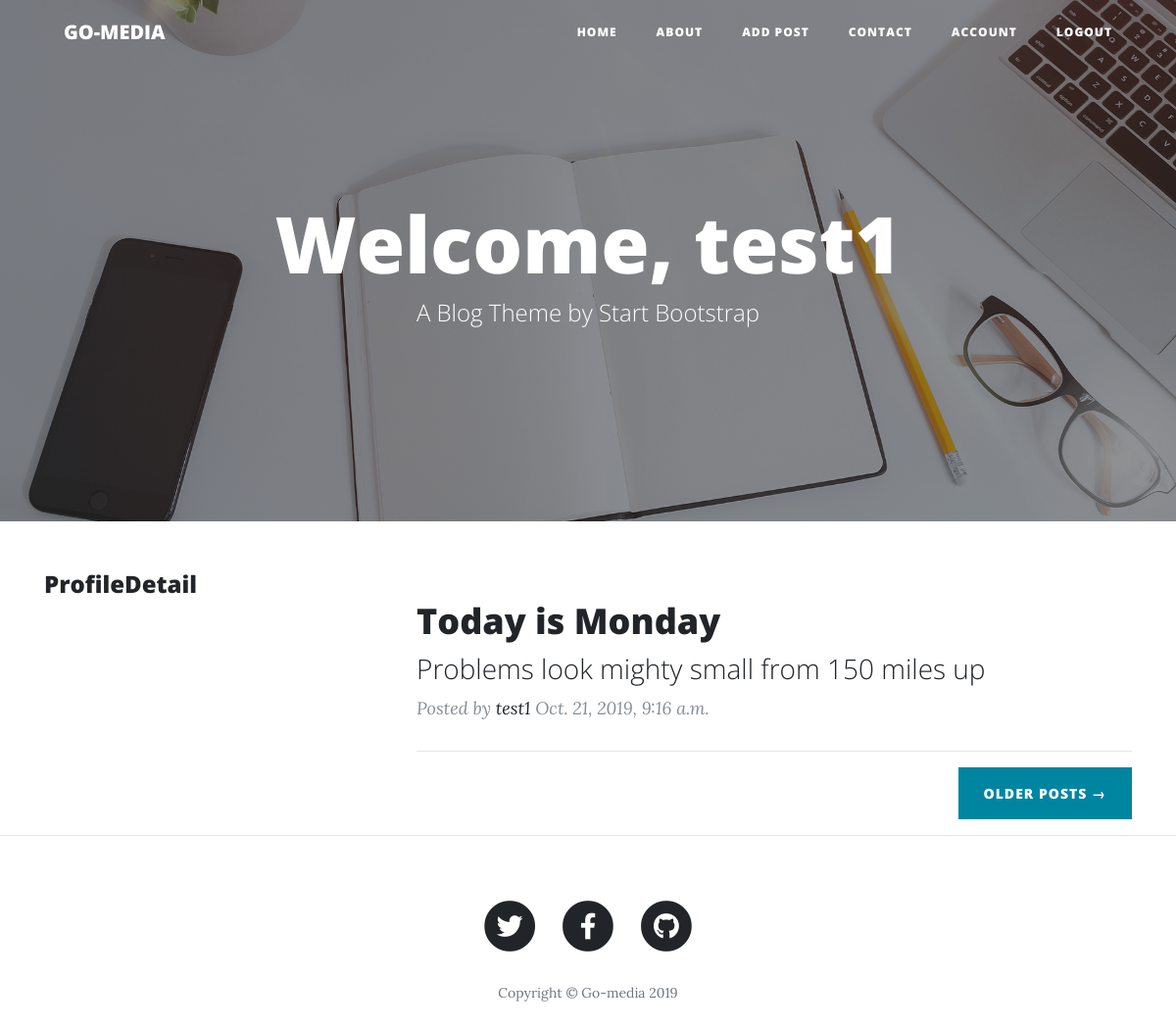
The page /test1/profile/ (signed in) on the database its author committed.
### posts/models.py (models this page shows, shortened)
class Post(models.Model):
    title = models.CharField(max_length = 200)
    slug = models.SlugField(allow_unicode = True, unique = True)
    text = models.TextField()
    featured_image = models.ImageField(upload_to = 'images', default='/images/gig.png')
    publish_date = models.DateTimeField(auto_now = True)
    user = models.ForeignKey(User, related_name = 'posts', null = True, on_delete=models.CASCADE)
    class Meta:
        ordering = ['-publish_date']

### userprofile/views.py (the view)
# urls.py: path('<username>/profile/', views.ProfileDetail.as_view(), name = 'profile'),
class ProfileDetail(generic.ListView):
    model = UserProfile
    template_name = 'userprofile/profile_detail.html'
    def get_queryset(self):
        try:
            self.post_user = User.objects.prefetch_related('posts').get(username__iexact=self.kwargs.get('username'))
        except User.DoesNotExist:
            raise Http404
        else:
            return self.post_user.posts.all()
    def get_context_data(self, **kwargs):
        context = super().get_context_data(**kwargs)
        context['post_user'] = self.post_user
        return context

### userprofile/templates/userprofile/profile_detail.html (shortened to what this page needs)
{% extends 'base.html' %}
{% block content %}
  <header class="masthead" style="background-image: url('/static/img/home-bg.jpg')">
    <div class="overlay"></div>
    <div class="container">
      <div class="row">
        <div class="col-lg-8 col-md-10 mx-auto">
          <div class="site-heading">
            <h1>Welcome, {{ user.username }}</h1>
            <span class="subheading">A Blog Theme by Start Bootstrap</span>
          </div>
        </div>
      </div>
    </div>
  </header>
  <div class="container">
    <div class="row">
      <div class="col-lg-4 col-md-4 mx-auto">
        <div class="content-section">
          <div class="media">
            <h4>Profile</h4>
            <h4>Detail</h4>
          </div>
        </div>
      </div>
      <div class="col-lg-8 col-md-10 mx-auto">
        {% for post in post_list %}
          <div class="post-preview">
            <a href="{% url 'posts:detail' slug=post.slug %}">
              <h2 class="post-title">
                {{post.title}}
              </h2>
              <h3 class="post-subtitle">
                Problems look mighty small from 150 miles up
              </h3>
            </a>
            <p class="post-meta">Posted by
              <a href="#">{{post.user}}</a>
              {{ post.publish_date }}
            </p>
          </div>
          <hr>
       {% endfor %}
        <div class="clearfix">
          <a class="btn btn-primary float-right" href="#">Older Posts &rarr;</a>
        </div>
      </div>
    </div>
  </div>
<hr>
{% endblock %}

### rows shown on the page
Post: title "Today is Monday", user "test1", publish_date "Oct. 21, 2019, 9:16 a.m."

### other values the page prints
{{ user.username }} "test1"
